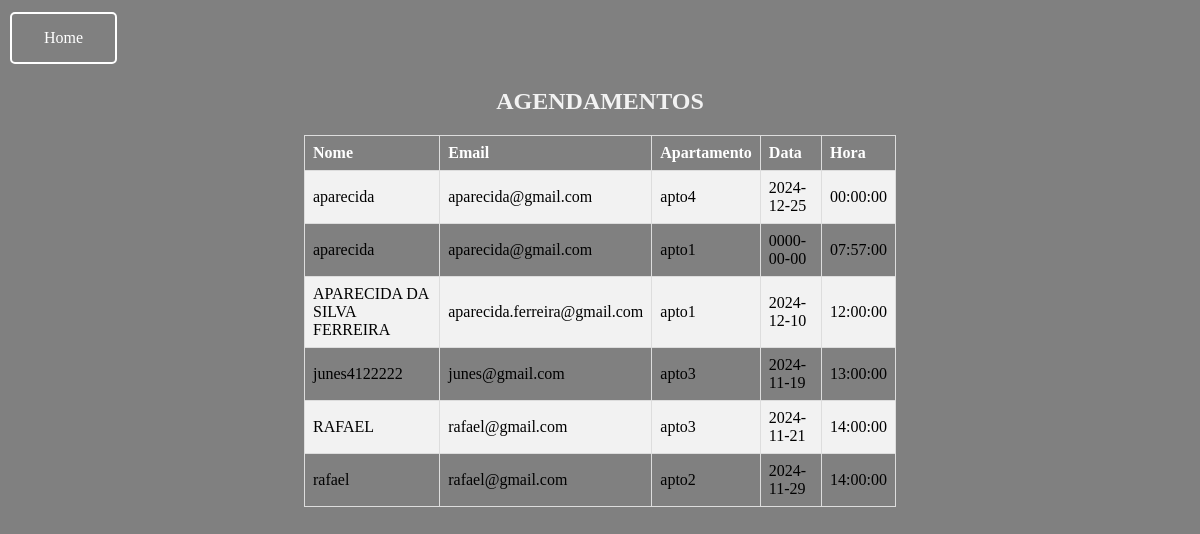
The app's page /Construction/listagendamento.php, older data.
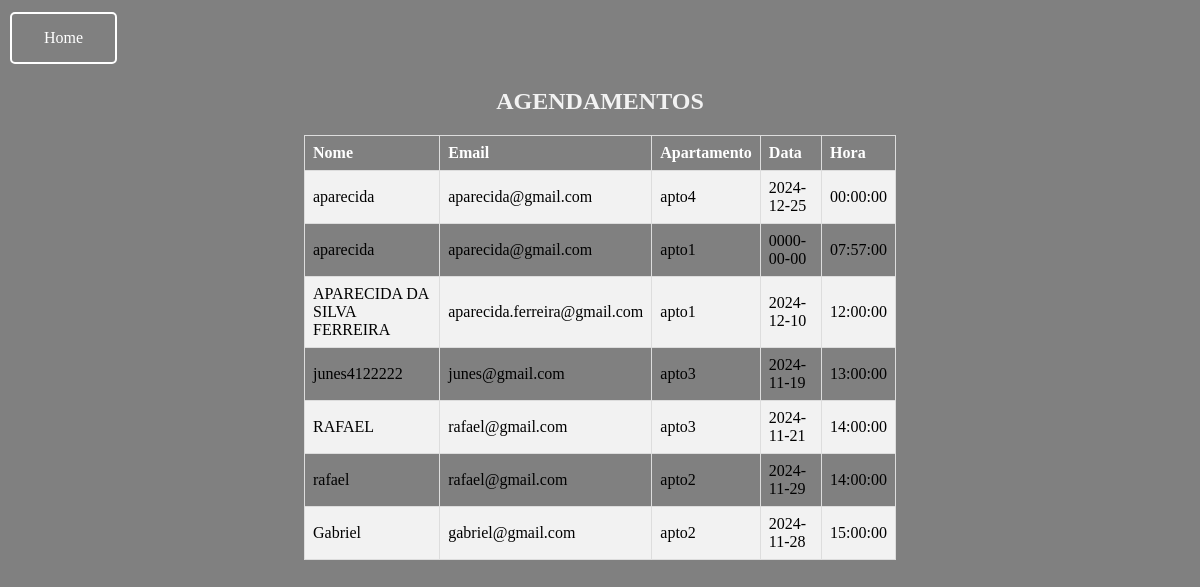
The same page, newer data.
### tables this page shows
CREATE TABLE `agendamentos` (
  `id` int(11) NOT NULL,
  `apartamento` varchar(50) NOT NULL,
  `data` date NOT NULL,
  `hora` time NOT NULL,
  `nome` varchar(255) NOT NULL,
  `email` varchar(255) NOT NULL,
  `data_criacao` timestamp NOT NULL DEFAULT current_timestamp()
);

### Construction/listagendamento.php (the view, shortened to what this page needs)
<!DOCTYPE html>
<html lang="en">
<head>
</head>
<body>
    <header>
    <a href="adm.php" class="btn-home">Home</a>
    </header>
<section>
<?php
include_once('config.php');
$searchTerm = isset($_GET['search']) ? $_GET['search'] : '';
$sql = "SELECT nome, email, apartamento, data, hora
        FROM agendamentos
        WHERE nome LIKE ? OR email LIKE ?";
$stmt = mysqli_prepare($conexao, $sql);
$param = "%" . $searchTerm . "%";
mysqli_stmt_bind_param($stmt, 'ss', $param, $param);
mysqli_stmt_execute($stmt);
$result = mysqli_stmt_get_result($stmt);
if (mysqli_num_rows($result) > 0) {
    echo "<h2>AGENDAMENTOS</h2>";
    echo "<table>
        <tr>
            <th>Nome</th>
            <th>Email</th>
            <th>Apartamento</th>
            <th>Data</th>
            <th>Hora</th>
        </tr>";
    while($row = mysqli_fetch_assoc($result)) {
        echo "<tr>
            <td>" . htmlspecialchars($row["nome"]) . "</td>
            <td>" . htmlspecialchars($row["email"]) . "</td>
            <td>" . htmlspecialchars($row["apartamento"]) . "</td>
            <td>" . htmlspecialchars($row["data"]) . "</td>
            <td>" . htmlspecialchars($row["hora"]) . "</td>
        </tr>";
    }
    echo "</table>";
} else {
    echo "<h2>Nenhum agendamento encontrado para este apartamento.</h2>";
}
?>
</section>
</body>
</html>

Row changes from the older to the newer data that the page shows:
added agendamentos: nome "Gabriel", email "gabriel@gmail.com", apartamento "apto2", data "2024-11-28", hora "15:00:00"
